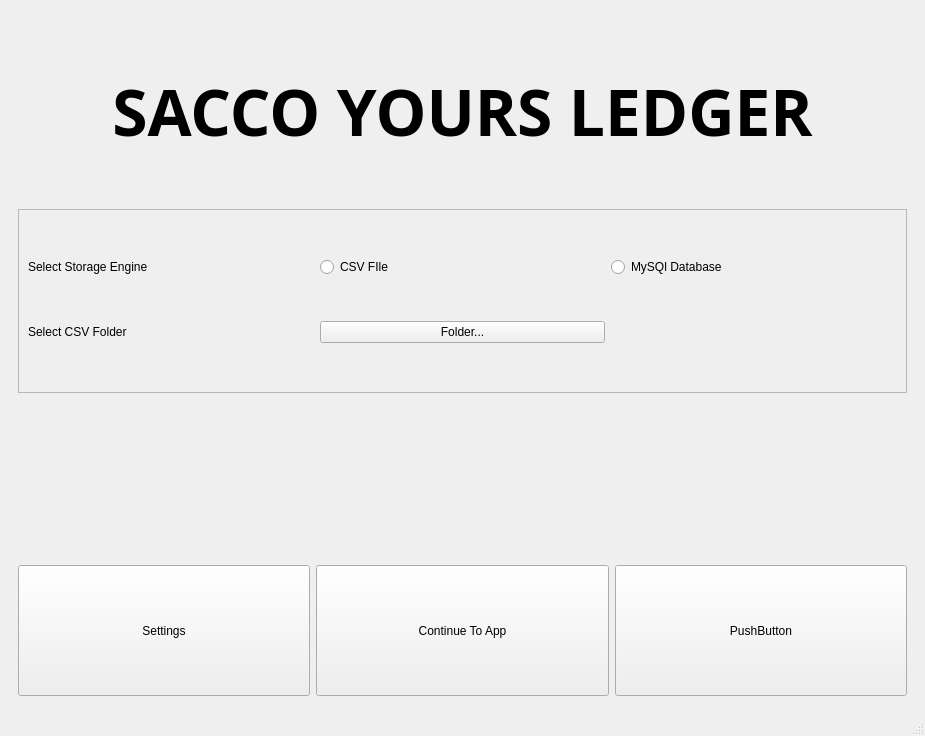
<?xml version="1.0" encoding="UTF-8"?>
<ui version="4.0">
 <class>HomePage</class>
 <widget class="QMainWindow" name="HomePage">
  <property name="geometry">
   <rect>
    <x>0</x>
    <y>0</y>
    <width>925</width>
    <height>736</height>
   </rect>
  </property>
  <property name="windowTitle">
   <string>Home Page</string>
  </property>
  <widget class="QWidget" name="centralwidget">
   <layout class="QGridLayout" name="gridLayout_2">
    <item row="0" column="0">
     <widget class="QStackedWidget" name="stackedWidget">
      <property name="currentIndex">
       <number>0</number>
      </property>
      <widget class="QWidget" name="page">
       <layout class="QGridLayout" name="gridLayout_3">
        <item row="0" column="0" colspan="3">
         <widget class="QLabel" name="label_2">
          <property name="font">
           <font>
            <family>Tlwg Typist</family>
            <pointsize>48</pointsize>
            <weight>75</weight>
            <bold>true</bold>
           </font>
          </property>
          <property name="text">
           <string>SACCO YOURS LEDGER</string>
          </property>
          <property name="alignment">
           <set>Qt::AlignCenter</set>
          </property>
         </widget>
        </item>
        <item row="1" column="0" colspan="3">
         <widget class="QFrame" name="frame">
          <property name="autoFillBackground">
           <bool>true</bool>
          </property>
          <property name="frameShape">
           <enum>QFrame::StyledPanel</enum>
          </property>
          <property name="frameShadow">
           <enum>QFrame::Sunken</enum>
          </property>
          <layout class="QGridLayout" name="gridLayout">
           <item row="0" column="0">
            <widget class="QLabel" name="label">
             <property name="text">
              <string>Select Storage Engine</string>
             </property>
            </widget>
           </item>
           <item row="0" column="1">
            <widget class="QRadioButton" name="csv_engine">
             <property name="text">
              <string>CSV FIle</string>
             </property>
            </widget>
           </item>
           <item row="0" column="2">
            <widget class="QRadioButton" name="database_eng">
             <property name="text">
              <string>MySQl Database</string>
             </property>
            </widget>
           </item>
           <item row="1" column="0">
            <widget class="QLabel" name="label_3">
             <property name="text">
              <string>Select CSV Folder</string>
             </property>
            </widget>
           </item>
           <item row="1" column="1">
            <widget class="QPushButton" name="csv_folder_select">
             <property name="text">
              <string>Folder...</string>
             </property>
            </widget>
           </item>
          </layout>
         </widget>
        </item>
        <item row="2" column="1">
         <spacer name="verticalSpacer">
          <property name="orientation">
           <enum>Qt::Vertical</enum>
          </property>
          <property name="sizeType">
           <enum>QSizePolicy::Preferred</enum>
          </property>
          <property name="sizeHint" stdset="0">
           <size>
            <width>20</width>
            <height>166</height>
           </size>
          </property>
         </spacer>
        </item>
        <item row="3" column="0">
         <widget class="QPushButton" name="settings_button">
          <property name="minimumSize">
           <size>
            <width>160</width>
            <height>131</height>
           </size>
          </property>
          <property name="maximumSize">
           <size>
            <width>16777215</width>
            <height>131</height>
           </size>
          </property>
          <property name="text">
           <string>Settings</string>
          </property>
         </widget>
        </item>
        <item row="3" column="1">
         <widget class="QPushButton" name="continue_to_app">
          <property name="minimumSize">
           <size>
            <width>160</width>
            <height>131</height>
           </size>
          </property>
          <property name="maximumSize">
           <size>
            <width>16777215</width>
            <height>131</height>
           </size>
          </property>
          <property name="text">
           <string>Continue To App</string>
          </property>
         </widget>
        </item>
        <item row="3" column="2">
         <widget class="QPushButton" name="pushButton_3">
          <property name="minimumSize">
           <size>
            <width>160</width>
            <height>131</height>
           </size>
          </property>
          <property name="maximumSize">
           <size>
            <width>16777215</width>
            <height>131</height>
           </size>
          </property>
          <property name="text">
           <string>PushButton</string>
          </property>
         </widget>
        </item>
       </layout>
      </widget>
      <widget class="QWidget" name="page_2">
       <layout class="QGridLayout" name="gridLayout_4">
        <item row="0" column="0">
         <widget class="QPushButton" name="addMemberBtn">
          <property name="text">
           <string>Add People</string>
          </property>
         </widget>
        </item>
        <item row="0" column="1">
         <widget class="QPushButton" name="remove_member_btn">
          <property name="enabled">
           <bool>false</bool>
          </property>
          <property name="text">
           <string>Remove Selected</string>
          </property>
         </widget>
        </item>
        <item row="1" column="0" colspan="2">
         <widget class="QTableView" name="members_list">
          <property name="enabled">
           <bool>true</bool>
          </property>
         </widget>
        </item>
        <item row="2" column="0">
         <widget class="QPushButton" name="add_payment_btn">
          <property name="enabled">
           <bool>false</bool>
          </property>
          <property name="text">
           <string>Add Payment for selected</string>
          </property>
         </widget>
        </item>
        <item row="2" column="1">
         <widget class="QPushButton" name="statement_btn">
          <property name="enabled">
           <bool>false</bool>
          </property>
          <property name="text">
           <string>Download Statement for selected</string>
          </property>
         </widget>
        </item>
        <item row="3" column="0" colspan="2">
         <widget class="QPushButton" name="view_all_payments">
          <property name="text">
           <string>View All Payments</string>
          </property>
         </widget>
        </item>
        <item row="4" column="0" colspan="2">
         <widget class="QPushButton" name="run_backup">
          <property name="text">
           <string>Backup</string>
          </property>
         </widget>
        </item>
       </layout>
      </widget>
     </widget>
    </item>
   </layout>
  </widget>
  <widget class="QMenuBar" name="menubar">
   <property name="geometry">
    <rect>
     <x>0</x>
     <y>0</y>
     <width>925</width>
     <height>22</height>
    </rect>
   </property>
  </widget>
  <widget class="QStatusBar" name="statusbar"/>
 </widget>
 <resources/>
 <connections/>
</ui>
